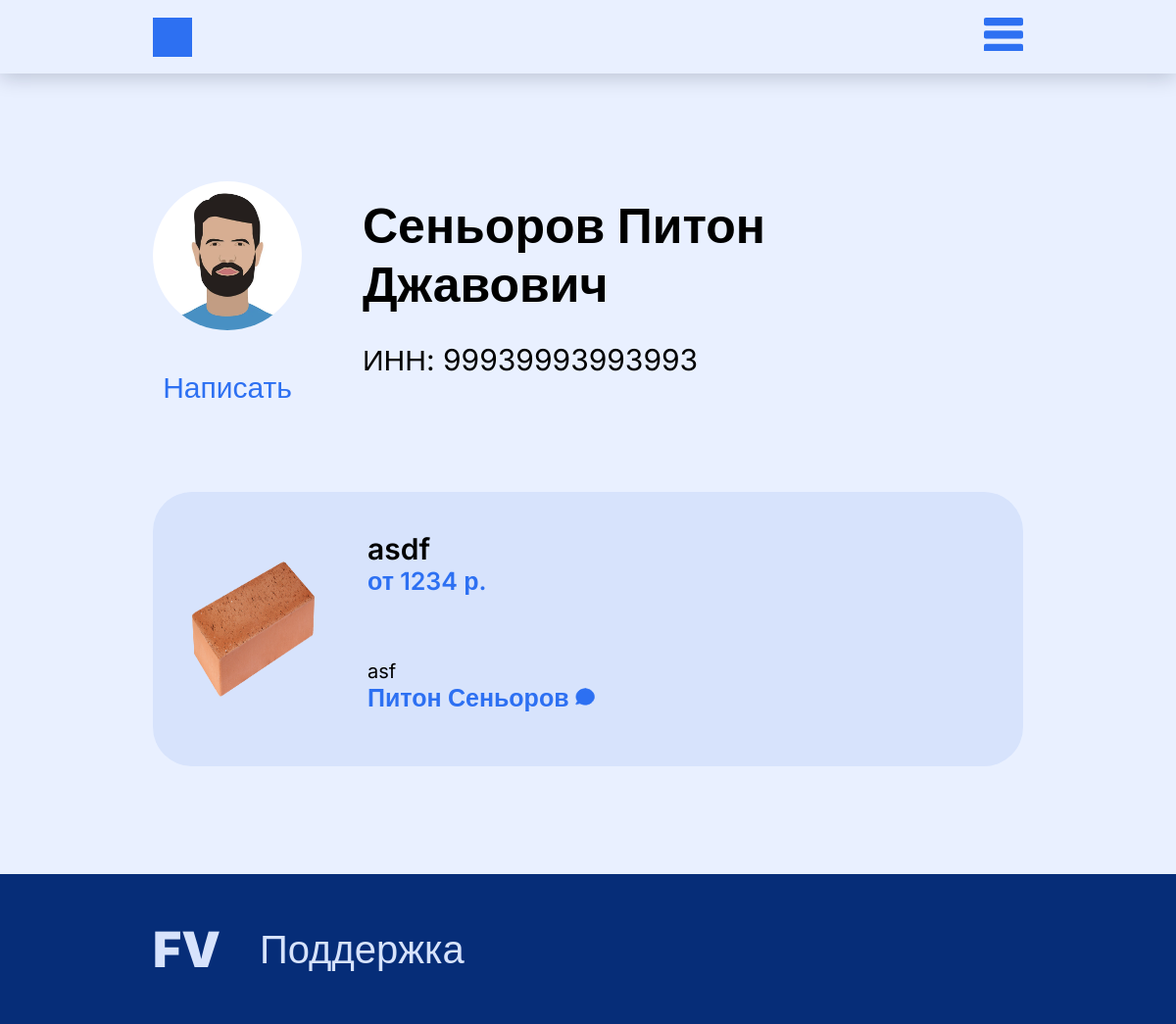
Page /accounts/1/ on the earlier database version.
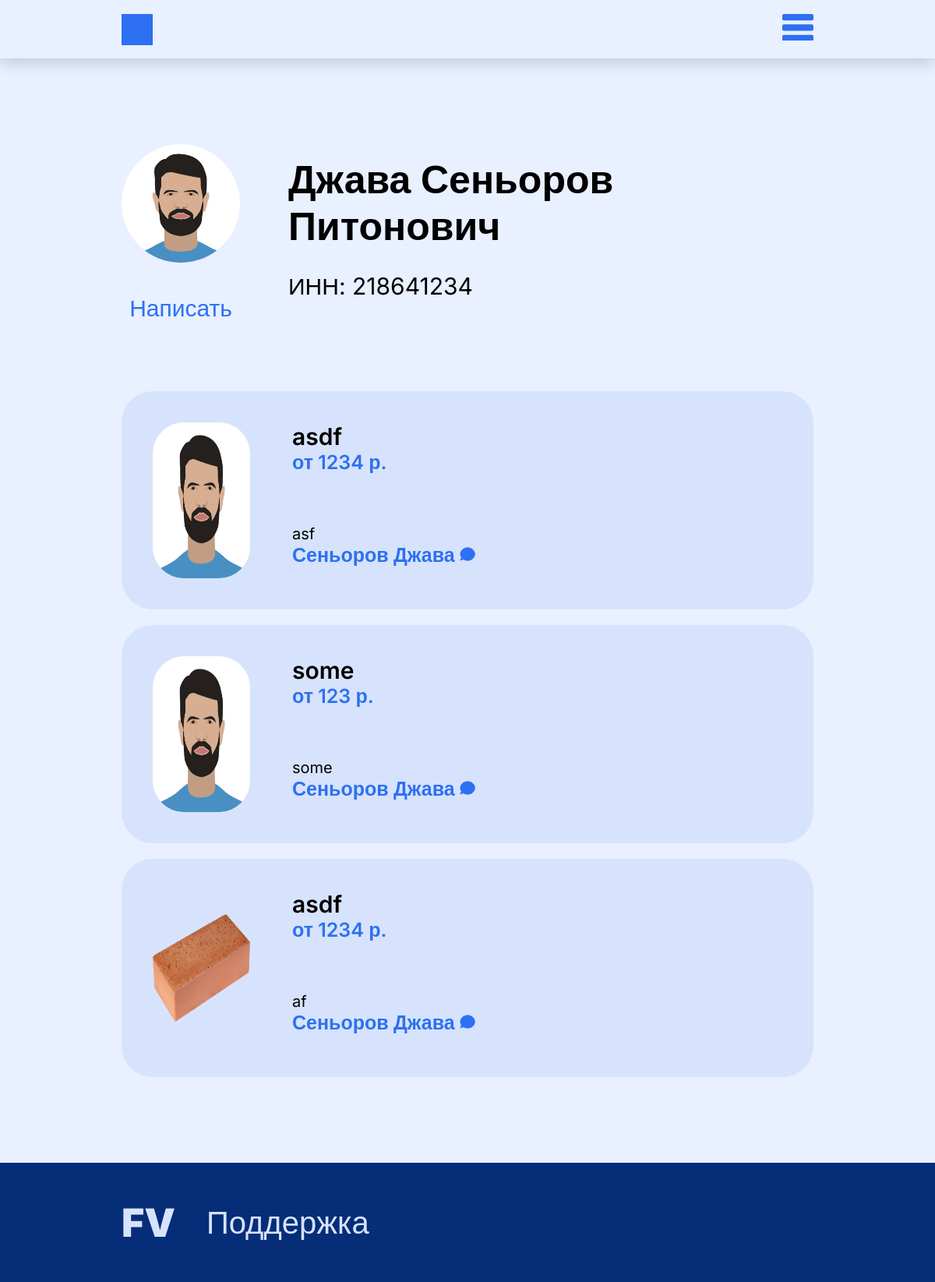
Same page on the later database version.
### accounts/models.py (models this page shows, shortened)
class CustomUser(AbstractUser):
    taxpayer = models.PositiveIntegerField(verbose_name="ИНН", blank=True, null=True)
    middle_name = models.CharField(max_length=255, verbose_name="Отчество", blank=True, null=True)
    avatar = models.ImageField(upload_to='profile/avatar/', null=True, blank=True)
    class Meta:
        verbose_name = 'Пользователь'
        verbose_name_plural = 'Пользователи'

### pages/models.py (models this page shows, shortened)
class Products(models.Model):
    title = models.CharField(max_length=255, verbose_name="Название")
    price = models.IntegerField(verbose_name="Цена")
    city = models.CharField(max_length=255, verbose_name="Местоположение")
    user = models.ForeignKey(CustomUser, on_delete=models.CASCADE, verbose_name="Пользователь")
    services = models.CharField(max_length=255, verbose_name="Услуги", choices=SERVICES)
    image = models.FileField(upload_to='products', verbose_name='Фотография', blank=True, null=True)
    class Meta:
        verbose_name = 'Товар'
        verbose_name_plural = 'Товары'

### accounts/views.py (the view)
# urls.py: path("<int:pk>/", UserDetailView.as_view(), name="user_detail"),
class UserDetailView(DetailView):
    model = CustomUser
    template_name = "account/contactuser/user_detail.html"
    context_object_name = "user_object"
    def get_context_data(self, **kwargs):
        context = super().get_context_data(**kwargs)
        context["products"] = Products.objects.filter(user=context["user_object"])
        context["current_user"] = self.request.user
        return context

### templates/account/contactuser/user_detail.html (shortened to what this page needs)
{% extends "_base.html" %}
{% load static %}
{% block styles %}
<link rel="stylesheet" href="{% static 'styles/account.css' %}">
<link rel="stylesheet" href="{% static 'styles/product.css' %}">
<link rel="stylesheet" href="{% static 'styles/changing.css' %}">
{% endblock styles %}
{% block main %}
 <div class="container">
 <div class="user-information">
    <div class="info__perepheral">
        <img class="user-avatar" src="{{ user_object.avatar.url }}" alt="">
        <a href="#"><div class="info__written">Написать</div></a>
    </div>
    <div class="info__core">
        <p class="person_information">{{ user_object.last_name }} {{ user_object.first_name }} {{ user_object.middle_name }} </p>
        <p class="taxpayer">ИНН: {{ user_object.taxpayer }}</p>
    </div>
</div>
{% for item in products %}
<div class="container__product">
    <img class="image__product" src="{{ item.image.url }}" alt="">
    <div class="product__info">
        <div class="product-info__detail">
            <p>{{ item.title }}</p>
            <p class="product__price">от {{ item.price }} р. </p>
        </div>
        <div class="product-info__owner">
            <p class="product__city">{{ item.city }}</p>
            <p class="product__fio">{{ item.user.first_name }} {{ item.user.last_name }} <img src="{% static 'statics/mes__product.svg' %}" alt=""></p>
        </div>
    </div>
</div>
{% endfor %}
</div>
{% endblock main %}

### templates/_base.html (shortened to what this page needs)
{% load static %}
<!DOCTYPE html>
<html lang="en">
<head>
    <link rel="stylesheet" href="{% static 'styles/incommon.css' %}">
    {% block styles %}
    {% endblock styles %}
</head>
<body>
{% include "components/header.html" %}
    {% block main %}{% endblock main %}
{% include "components/footer.html" %}
</body>
</html>

### templates/components/header.html (shortened to what this page needs)
{% load static %}
<header class="header">
    <div class="ctn header_ctn">
        <img src="{% static 'statics/logo.svg' %}" alt="logo" class="header_logo">
        <div class="burger_menu" onclick="openHeaderMenu()" >
            <svg viewBox="0 0 39 34" fill="none" xmlns="http://www.w3.org/2000/svg">
                <rect y="25.9999" width="39" height="8" rx="2" fill="#2D70F2" />
                <rect y="12.9999" width="39" height="8" rx="2" fill="#2D70F2" />
                <rect y="-6.10352e-05" width="39" height="8" rx="2" fill="#2D70F2" />
            </svg>
        </div>
    </div>
</header>

### templates/components/footer.html
{% load static %}
<footer class="footer">
    <div class="ctn footer_ctn">
        <p class="footer-content_one fv">
            FV
        </p>
        <p class="footer-content_one">
            Поддержка
        </p>
    </div>
</footer>

### static/pages/styles/incommon.css (style rules this page uses)
* { padding: 0px; margin: 0px; border: none; box-sizing: border-box; }
body { background-color: #E9F0FF; font-family: Inter, sans-serif; }
a, a:link, a:visited { text-decoration: none; color: black; }
.ctn { width: 74%; margin-left: auto; margin-right: auto; }
.container { max-width: 74%; width: 74%; margin: 110px auto; }
.header { position: sticky; top: 0; left: 0; width: 100vw; height: 75px; background: rgba(233, 240, 255, 0.99); box-shadow: 0px 4px 20px 0px rgba(6, 17, 38, 0.20); }
.header_ctn { height: 100%; display: flex; justify-content: space-between; align-items: center; }
.header_ctn>* { width: 40px; height: 40px; }
.footer { background: #062D78; width: 100%; height: 153px; }
.footer-content_one { color: #D7E3FC; font-size: 40px; font-weight: 500; margin-right: 40px; }
.fv { font-size: 50px; font-weight: 900; }
.footer_ctn { height: 100%; display: flex; align-items: center; justify-content: flex-start; }

### static/pages/styles/account.css (style rules this page uses)
.user-information { display: flex; font-size: 30px; gap: 62px; margin-bottom: 89px; }
.info__core { margin-top: 15px; }
.taxpayer { margin-top: 29px; }
.info__written { color: #2D70F2; font-weight: 500; }
.user-avatar { width: 152px; height: 152px; border-radius: 50%; }
.person_information { font-size: 50px; font-weight: 600; }
.info__perepheral { display: grid; justify-items: center; row-gap: 40px; }

### static/pages/styles/product.css (style rules this page uses)
.container__product { display: flex; background-color: #D7E3FC; border-radius: 40px; margin: 20px 0; padding: 40px; gap: 54px; font-size: 30px; font-weight: 600; }
.image__product { height: 200px; width: 125px; border-radius: 40px; }
.product__info { display: grid; width: fit-content; }
.product__price, .product__fio { color: #2D70F2; }
.product__city { font-weight: 400; font-size: 20px; }
.product__price, .product__fio { font-size: 25px; }
.product__fio { bottom: 0px; }
.product-info__detail { align-self: start; }
.product-info__owner { align-self: end; margin-bottom: 15px; }
.product__fio > img { height: 20px; width: 20px; margin-left: 0px; }

### static/pages/styles/changing.css (style rules this page uses)
body { overflow: visible; }

Differences in the rows shown:
changed CustomUser "Сеньоров": last_name "Сеньоров" → "Джава"; first_name "Питон" → "Сеньоров"; middle_name "Джавович" → "Питонович"; taxpayer "99939993993993" → "218641234"
changed Products "asf": image: picture removed, a placeholder shows; user.first_name "Питон" → "Сеньоров"; user.last_name "Сеньоров" → "Джава"
added Products: image (picture), title "some", price "123", city "some", user.first_name "Сеньоров", user.last_name "Джава"
added Products: image (picture), title "asdf", price "1234", city "af", user.first_name "Сеньоров", user.last_name "Джава"
